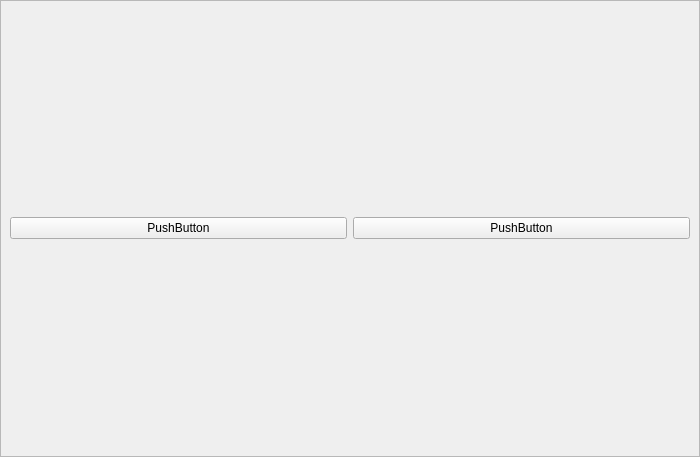
<?xml version="1.0" encoding="UTF-8"?>
<ui version="4.0">
 <class>god_damn</class>
 <widget class="QFrame" name="god_damn">
  <property name="geometry">
   <rect>
    <x>0</x>
    <y>0</y>
    <width>700</width>
    <height>457</height>
   </rect>
  </property>
  <property name="sizePolicy">
   <sizepolicy hsizetype="Expanding" vsizetype="Expanding">
    <horstretch>0</horstretch>
    <verstretch>0</verstretch>
   </sizepolicy>
  </property>
  <property name="windowTitle">
   <string>Frame</string>
  </property>
  <property name="styleSheet">
   <string notr="true"/>
  </property>
  <layout class="QHBoxLayout" name="horizontalLayout">
   <property name="spacing">
    <number>0</number>
   </property>
   <property name="sizeConstraint">
    <enum>QLayout::SizeConstraint::SetNoConstraint</enum>
   </property>
   <property name="leftMargin">
    <number>0</number>
   </property>
   <property name="topMargin">
    <number>0</number>
   </property>
   <property name="rightMargin">
    <number>0</number>
   </property>
   <property name="bottomMargin">
    <number>0</number>
   </property>
   <item>
    <widget class="QFrame" name="frame">
     <property name="sizePolicy">
      <sizepolicy hsizetype="Expanding" vsizetype="Expanding">
       <horstretch>0</horstretch>
       <verstretch>0</verstretch>
      </sizepolicy>
     </property>
     <property name="styleSheet">
      <string notr="true">background-color: &quot;red&quot;;</string>
     </property>
     <property name="frameShape">
      <enum>QFrame::Shape::StyledPanel</enum>
     </property>
     <property name="frameShadow">
      <enum>QFrame::Shadow::Raised</enum>
     </property>
     <layout class="QHBoxLayout" name="horizontalLayout_2">
      <item>
       <widget class="QPushButton" name="pushButton_2">
        <property name="text">
         <string>PushButton</string>
        </property>
       </widget>
      </item>
      <item>
       <widget class="QPushButton" name="pushButton">
        <property name="text">
         <string>PushButton</string>
        </property>
       </widget>
      </item>
     </layout>
    </widget>
   </item>
  </layout>
 </widget>
 <resources/>
 <connections/>
</ui>
